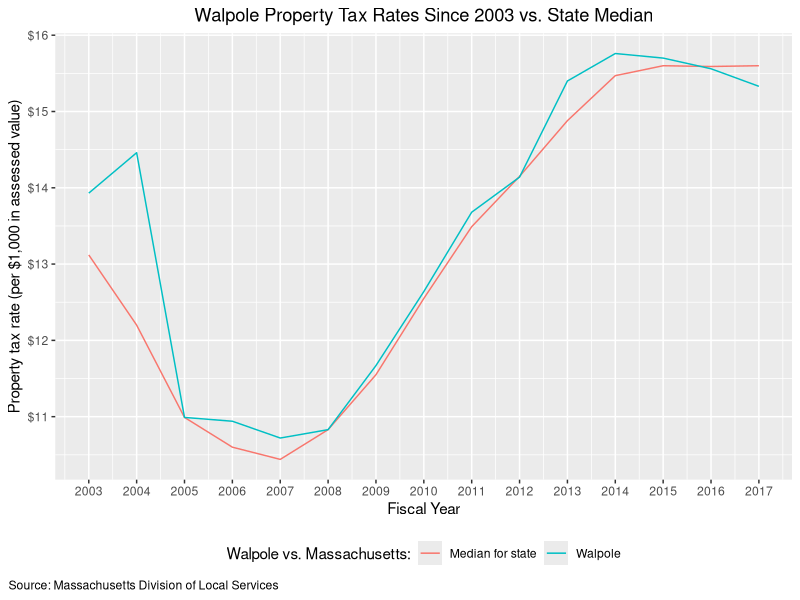
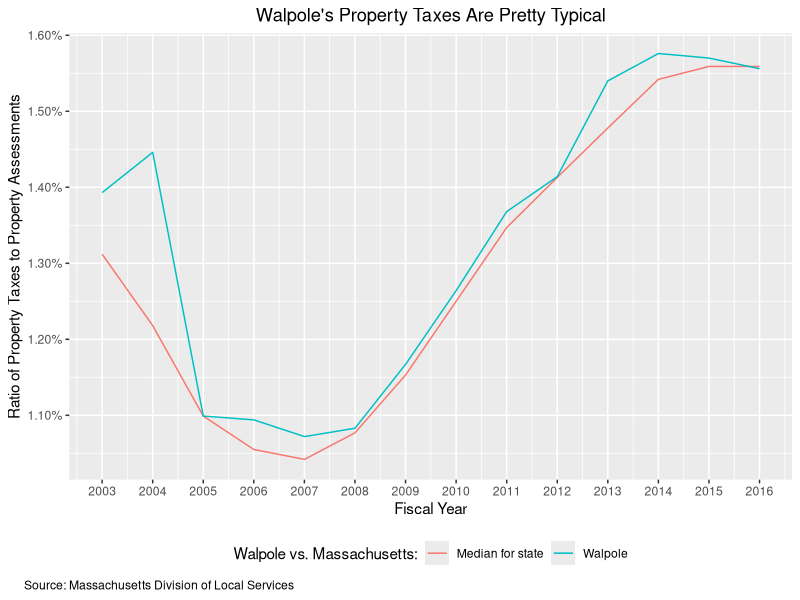

These figures' R source, in order:
# By Andrew Flowers, andrew.w.flowers@gmail.com
# What is the Walpole, MA residential real estate tax burden?
# Source: Source: Massachusetts Division of Local Services
# Link: http://www.mass.gov/dor/local-officials/municipal-databank-and-local-aid-unit/databank-reports-new.html

library(tidyverse)
library(scales)

# Data on total tax levies by class
raw_tax_by_class_to_09 <- read_csv("Tax_LeviesbyClass_2009_present.csv")
raw_tax_by_class_pre_09 <- read_csv("Tax_LeviesbyClass_2003_2008.csv")
raw_tax_by_class <- bind_rows(raw_tax_by_class_to_09, raw_tax_by_class_pre_09)

# Data on total property assessments by class
raw_assessed_by_class <- read_csv("AssessedValuebyClass.csv")
  
# Analysis of tax rates
all_tax_rates_by_class <- read_csv("tax_rates_by_class_all.csv")

walpole_rates <- all_tax_rates_by_class %>% 
  filter(Municipality == "Walpole") %>% 
  group_by(`Fiscal Year`) %>% 
  summarize(walpole_tax = median(Residential)) %>% 
  rename(year = `Fiscal Year`)

state_rates <- all_tax_rates_by_class %>% 
  group_by(`Fiscal Year`) %>% 
  summarize(median_tax = median(Residential)) %>% 
  rename(year = `Fiscal Year`)

state_rates %>% 
  left_join(walpole_rates, by = 'year') %>% 
  rename(`Median for state` = median_tax, Walpole = walpole_tax) %>% 
  gather(`Walpole vs. Massachusetts:`, num, -year) %>% 
  ggplot(aes(x = year, y = num, group = `Walpole vs. Massachusetts:`, color = `Walpole vs. Massachusetts:`)) + 
  scale_y_continuous(labels=dollar_format(prefix="$")) +
  scale_x_continuous(breaks = c(2003:2017))+
  geom_line() +
  xlab("Fiscal Year") + ylab("Property tax rate (per $1,000 in assessed value)") +
  ggtitle("Walpole Property Tax Rates Since 2003 vs. State Median") + 
  theme(plot.title = element_text(hjust = 0.5),
        plot.caption = element_text(hjust = -0.1)) +
  theme(legend.position="bottom") +
  labs(caption = "Source: Massachusetts Division of Local Services")

# Analysis of total tax levies vs. total real estate assesment
raw_assessed_by_class %>% 
  left_join(raw_tax_by_class %>% select(2:4), by = c('NAME', 'Year'= 'YEAR')) %>% 
  rename(res_assessment = Residential, res_tax_levies = RESIDENTIAL) %>% 
  mutate(tax_ratio = res_tax_levies / res_assessment) %>% 
  select(2:4, res_tax_levies, tax_ratio) %>% 
  group_by(Year) %>% 
  summarize(median_ratio = median(tax_ratio)) %>% 
  left_join(raw_assessed_by_class %>% 
              left_join(raw_tax_by_class %>% select(2:4), by = c('NAME', 'Year'= 'YEAR')) %>% 
              rename(res_assessment = Residential, res_tax_levies = RESIDENTIAL) %>% 
              mutate(tax_ratio = res_tax_levies / res_assessment) %>% 
              select(2:4, res_tax_levies, tax_ratio) %>% 
              filter(NAME == "Walpole") %>% 
              group_by(Year) %>% 
              summarize(walpole_ratio = median(tax_ratio)), 
            by = 'Year') %>% 
  filter(!is.na(Year) & Year < 2017) %>% 
  rename(`Median for state` = median_ratio, Walpole = walpole_ratio) %>% 
  gather(`Walpole vs. Massachusetts:`, num, -Year) %>% 
  ggplot(aes(x = Year, y = num, group = `Walpole vs. Massachusetts:`, color = `Walpole vs. Massachusetts:`)) + 
  scale_y_continuous(labels=percent) +
  scale_x_continuous(breaks = c(2003:2016))+
  geom_line() +
  xlab("Fiscal Year") + ylab("Ratio of Property Taxes to Property Assessments") +
  ggtitle("Walpole's Property Taxes Are Pretty Typical") + 
  theme(plot.title = element_text(hjust = 0.5),
        plot.caption = element_text(hjust = -0.1)) +
  theme(legend.position="bottom") +
  labs(caption = "Source: Massachusetts Division of Local Services")

# Analysis of average single family tax bill
tax_bill <- read_csv("avgsinglefamtaxbill.csv")

tax_bill %>% 
  rename(avg_tax_bill = `Single Family Tax Bill*`) %>%
  filter(Municipality == "Walpole") %>% 
  group_by(Year) %>% 
  summarize(walpole_tax = mean(avg_tax_bill))